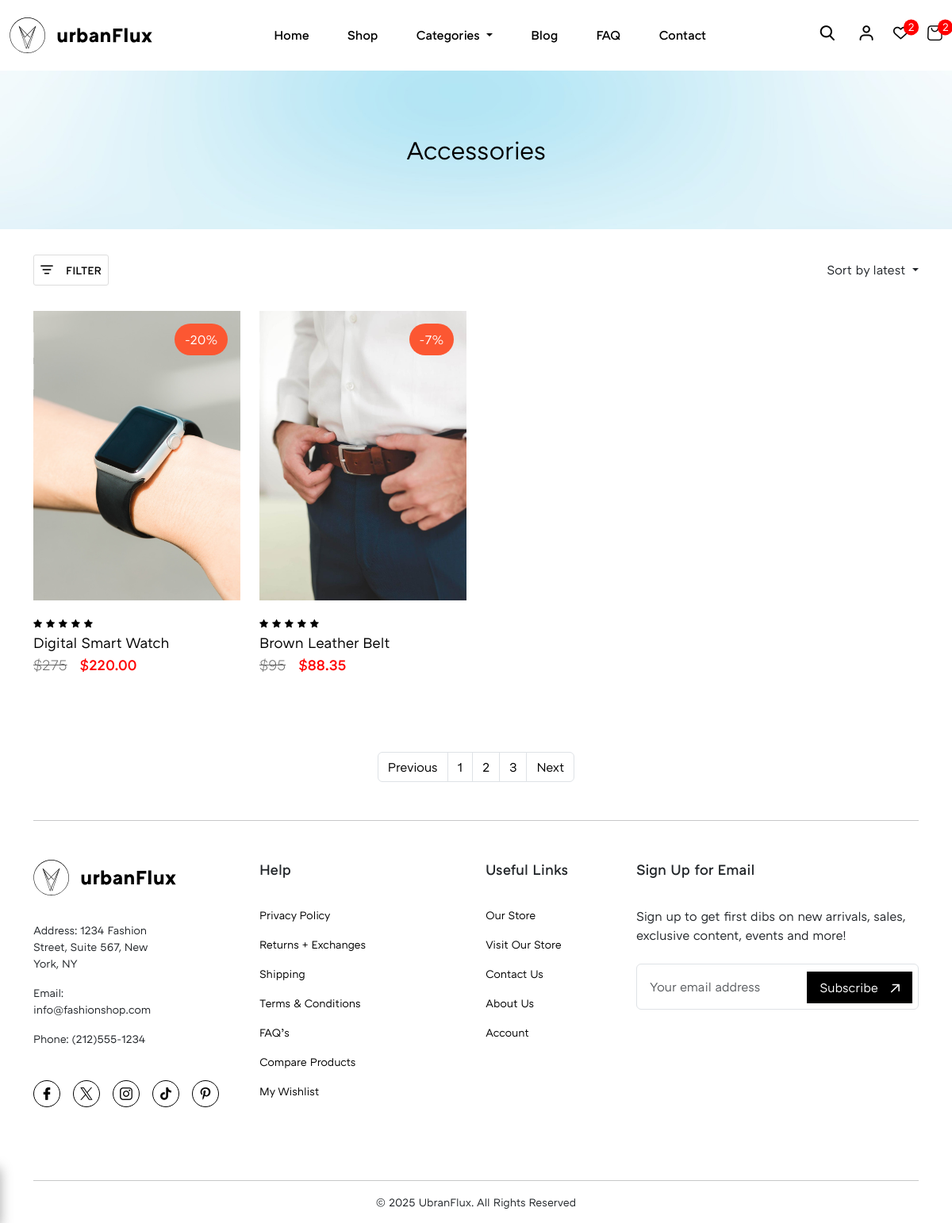
/category/15, run on the app's committed database.
### Site_Settings/models.py (models this page shows)
class Site_Settings(models.Model):
    estimated_delivery = models.TextField(max_length= 200, null=True)
    return_time = models.TextField(max_length= 200 , null=True)
    site_logo = models.FileField(upload_to='site_logo', validators=[validate_logo])
    theme_hero_section = models.ImageField(upload_to= 'theme_hero_section')
    tax_rate = models.IntegerField()
    product_policies = models.TextField(max_length=400)
    class Meta:
        verbose_name = ''
        verbose_name_plural = 'Site Settings'

### Category/models.py (models this page shows, shortened)
class Category(models.Model):
    category_name = models.CharField(max_length=255, unique=True)
    cat_image = models.ImageField(upload_to= 'Categories', null=True, blank=True)
    slug =models.SlugField(max_length=100, unique=True)
    TYPE_CHOICES = [
        ('FORMAL', 'Formal'),
        ('LUXURY', 'Luxury'),
    ]
    type = models.CharField(max_length=20, choices=TYPE_CHOICES, null=True, blank=True)
    type_description = models.CharField(max_length=100, null=True, blank=True)
    type_button = models.CharField(max_length=20, null=True, blank=True)
    class Meta:
        verbose_name= ''
        verbose_name_plural = 'Categories'

### Store/models.py (models this page shows, shortened)
class Store(models.Model):
    product_name = models.CharField(max_length=100)
    price = models.IntegerField(null=True)
    product_type = models.CharField(max_length=15, blank=True)
    description = models.TextField(max_length=500)
    Color_1 = models.CharField(max_length=20 , null=True)
    Color_2 = models.CharField(max_length=20, null=True , blank=True)
    Color_3 = models.CharField(max_length=20, null=True , blank=True)
    Feature_1 = models.CharField(max_length=50)
    Feature_2 = models.CharField(max_length=50, null=True , blank=True)
    Feature_3 = models.CharField(max_length=50, null=True , blank=True)
    Size_1 = models.CharField(max_length=20 , null=True)
    Size_2 = models.CharField(max_length=20, null=True , blank=True)
    Size_3 = models.CharField(max_length=20, null=True , blank=True)
    Materials_Care_1 = models.CharField(max_length=50, null=True)
    Materials_Care_2 = models.CharField(max_length=50, null=True , blank=True)
    Materials_Care_3 = models.CharField(max_length=50, null=True , blank=True)
    stock = models.IntegerField()
    sale = models.IntegerField(null=True, blank=True)
    is_available = models.BooleanField(default = True)
    slug =models.SlugField(max_length=100, unique=True)
    Image = models.ImageField(upload_to='Products')
    product_image_1 = models.ImageField(upload_to='Products')
    product_image_2 = models.ImageField(upload_to='Products')
    product_image_3 = models.ImageField(upload_to='Products')
    category = models.ForeignKey(Category, on_delete=models.CASCADE)
    class Meta():
        verbose_name = ''
        verbose_name_plural = 'Product'

### urbax_Flux/views.py (the view)
# urls.py: path('category/', views.product_category, name='category'),
def product_category(request, category):
    categories =  Category.objects.all()
    category_obj = get_object_or_404(Category, id=category)
    product_by_cat = Store.objects.filter( category_id=category)
    site_settings = Site_Settings.objects.all()
    Data = {
        "site_settings_data": site_settings,
        "categories_data": categories,
        "cat_obj" : category_obj,
        "product_by_cat_data" : product_by_cat
    }
    return render(request, 'category.html' , Data)

### Store/templatetags/custom_tags.py (called while the page is built)
@register.simple_tag
def calculate_discount_price(price, sale):
    try:
        price = float(price)  # Convert price to float
        sale = float(sale)    # Convert sale to float
        if price is not None and sale is not None:
            discounted_price = price * (1 - sale / 100)  # Calculate discounted price
            return floatformat(discounted_price, 2)
    except (ValueError, TypeError):
        pass  # If conversion fails, return the original price
    return price  # If there's no sale or conversion fails, return the original price

### templates/category.html (shortened to what this page needs)
{% load custom_tags %}
{% include 'header.html' %}
<main class="main-content">
    <section class="theme-hero-section">
        <figure>
            {% for theme in site_settings_data %}
            <img src="{{theme.theme_hero_section.url}}" alt="">
            {% endfor %}
            <figcaption>
                <h4 class="main-heading-font-medium">{{cat_obj.category_name}}</h4>
            </figcaption>
        </figure>
    </section>
    <div class="theme-filters-container">
        <div class="container">
            <div class="theme-filters-container-inner align-center-bet">
                <button class="align-center theme-filter-button light-border" id="filter_button"><i
                        class="filter-close icon-filter-icon"></i><small>FILTER</small></button>
                <div class="nav-item dropdown">
                    <a class="nav-link dropdown-toggle" href="#" id="navbarDropdown" role="button"
                        data-bs-toggle="dropdown" aria-expanded="false">
                        Sort by latest
                    </a>
                </div>
            </div>
        </div>
    </div>
    <section class="theme-product-cards">
        <div class="container">
            <div class="theme-product-cards-inner">
                <div class="row">
                    {% for c in product_by_cat_data %}
                    <div class="col-md-6 col-lg-4 col-xl-3">
                        <div class="product-cards">
                            <a href="{% url 'product-detail' c.id %}">
                                <figure>
                                    <img loading="lazy" src="{{c.Image.url}}" alt="">
                                    <figcaption {% if c.category.type == 'LUXURY' %} class="class-prod luxury-prod" {% elif c.category.type == 'FORMAL' %} class="class-prod formal-prod" {% else %}{% endif %}>
                                        {% if c.sale %}
                                        <span class="sale-off">-{{c.sale}}%</span>
                                        {% else %}
                                        <span class="d_none"></span>
                                        {% endif %}
                                    </figcaption>
                                </figure>
                            </a>
                            <div class="info">
                                <span><i class="icon-rating"></i></span>
                                <span><i class="icon-rating"></i></span>
                                <span><i class="icon-rating"></i></span>
                                <span><i class="icon-rating"></i></span>
                                <span><i class="icon-rating"></i></span>
                                <a href="{% url 'product-detail' c.id %}"
                                    class="product-carousel-anchor">{{c.product_name}}</a>
                                    {% if c.sale >= 1 %}
                                        <small class="before-price">${{c.price}}</small><span><small  class="red_color px-3  ">${% calculate_discount_price c.price c.sale %}</small></span>
                                        {% else %}
                                      <small  class="{% if c.category.type == 'LUXURY' %} luxury_color {% endif %}">${{c.price}}</small>
                                      {% endif %}
                            </div>
                        </div>
                    </div>
                    {% endfor %}
                </div>
            </div>
            <div class="pagination just-center my-5">
                <nav aria-label="Page navigation example">
                    <ul class="pagination">
                        <li class="page-item"><a class="page-link" href="#">Previous</a></li>
                        <li class="page-item"><a class="page-link" href="#">1</a></li>
                        <li class="page-item"><a class="page-link" href="#">2</a></li>
                        <li class="page-item"><a class="page-link" href="#">3</a></li>
                        <li class="page-item"><a class="page-link" href="#">Next</a></li>
                    </ul>
                </nav>
            </div>
        </div>
    </section>
</main>
{% include 'footer.html' %}

### templates/header.html (shortened to what this page needs)
{% load static %}
<!DOCTYPE html>
<html lang="en">
<head>
  <link rel="stylesheet" href="{% static 'assets/libs/swiper.css' %}">
  <link rel="stylesheet" href=" {% static 'assets/css/main.css' %}">
</head>
<body>
  <div class="site-wrapper">
    <header class="header">
      <nav class="navbar navbar-expand-lg main-navbar">
        <div class="container container-lg">
          {% for logo in site_settings_data %}
          <a class="navbar-brand" href="#">
            <img src="{{logo.site_logo.url}}" class="site-logo" alt="">
          </a>
          {% endfor %}
          <div class="collapse navbar-collapse" id="navbarSupportedContent">
            <ul class="navbar-nav me-auto mb-2 mb-lg-0">
              <li class="nav-item  nav-bar-links">
                <a class="nav-link active" aria-current="page" href="{% url 'home' %}">Home</a>
              </li>
              <li class="nav-item nav-bar-links">
                <a class="nav-link" href="{% url 'shop' %}">Shop</a>
              </li>
              <li class="nav-item dropdown nav-bar-links">
                <a class="nav-link dropdown-toggle" href="#" id="navbarDropdown" role="button" data-bs-toggle="dropdown"
                  aria-expanded="false">
                  Categories
                </a>
              </li>
              <li class="nav-item nav-bar-links">
                <a class="nav-link" href="#">Blog</a>
              </li>
              <li class="nav-item nav-bar-links">
                <a class="nav-link" href="#">FAQ</a>
              </li>
              <li class="nav-item nav-bar-links">
                <a class="nav-link" href="#">Contact</a>
              </li>
            </ul>
            <ul class="nav-right-links align-center">
                <li>
                  <button class="lg-hide links-hover" id="search-btn"><i  class="icon-search"></i></button>
                </li>
              <li><a href="{% url 'login' %}" class="links-hover lg-hide"><i class="icon-login"></i></a></li>
              <li><a href="{% url 'wishlist' %}" class="links-hover lg-hide count"><i class="icon-favourite"></i><span><small>2</small></span></a></li>
              <li><a href="{% url 'Shopping-cart' %}" class="links-hover lg-hide count"><i class="icon-cart"></i><span><small>2</small></span></a></li>
            </ul>
          </div>
        </div>
      </nav>
    </header>

### templates/footer.html (shortened to what this page needs)
{% load static %}
<footer class="footer">
    <div class="container">
      <hr class="my-5">
      <div class="footer-inner">
        <div class="row">
          <div class="col-md-12 col-lg-6 col-xl-2">
            <div class="col-inner">
              {% for logo in site_settings_data %}
              <img loading="lazy" src="{{logo.site_logo.url}}" class="site-logo" alt="">
              {% endfor %}
              <ul class="mb-5">
                <li>
                  <small>Address: 1234 Fashion Street, Suite 567,
                    New York, NY</small>
                </li>
                <li>
                  <small>Email: info@fashionshop.com</small>
                </li>
                <li>
                  <small>Phone: (212)555-1234</small>
                </li>
              </ul>
              <ul class="footer-social-media-icons">
                <li><a href=""><i class="icon-facebook"></i></a></li>
                <li><a href=""><i class="icon-twitter"></i></a></li>
                <li><a href=""><i class="icon-instagram"></i></a></li>
                <li><a href=""><i class="icon-tiktok"></i></a></li>
                <li><a href=""><i class="icon-pinterest"></i></a></li>
              </ul>
            </div>
          </div>
          <div class="col-md-12 col-lg-6 col-xl-2 offset-xl-1">
            <div class="col-inner">
              <strong class="col-title">Help</strong>
              <ul>
                <li><a href=""><small>Privacy Policy</small></a></li>
                <li><a href=""><small>Returns + Exchanges</small></a></li>
                <li><a href=""><small>Shipping</small></a></li>
                <li><a href=""><small>Terms & Conditions</small></a></li>
                <li><a href=""><small>FAQ’s</small></a></li>
                <li><a href=""><small>Compare Products</small></a></li>
                <li><a href=""><small>My Wishlist</small></a></li>
              </ul>
            </div>
          </div>
          <div class="col-md-12 col-lg-6 col-xl-2 offset-xl-1">
            <div class="col-inner">
              <strong class="col-title">Useful Links</strong>
              <ul>
                <li><a href=""><small>Our Store</small></a></li>
                <li><a href=""><small>Visit Our Store</small></a></li>
                <li><a href=""><small>Contact Us</small></a></li>
                <li><a href=""><small>About Us</small></a></li>
                <li><a href=""><small>Account</small></a></li>
              </ul>
            </div>
          </div>
          <div class="col-md-12 col-lg-6 col-xl-4">
            <div class="col-inner">
              <strong class="col-title">Sign Up for Email</strong>
              <p class="mb-4">Sign up to get first dibs on new arrivals, sales, exclusive content, events and more!</p>
              <form class="row g-3">
                <div class="col-md-12 news-letter-input">
                  <input type="email" class="form-control" placeholder="Your email address" id="inputEmail4">
                  <button type="submit" class="news-letter-subscribe subscribe-button">Subscribe<i class="icon-theme-link link-arrow"></i></button>
                </div>
              </form>
            </div>
          </div>
        </div>
      </div>
      <hr class="mt-5">
      <div class="copyright mb-3 just-center">
          <small>&copy 2025 UbranFlux. All Rights Reserved</small>
      </div>
    </div>
  </footer>
</div>
</body>
</html>

### data on the page
Site_Settings: site_logo (picture), theme_hero_section (picture)
Category: category_name "Accessories"
Store: Image (picture), sale "20", product_name "Digital Smart Watch", price "275", price+sale "220.00"
Store: Image (picture), sale "7", product_name "Brown Leather Belt", price "95", price+sale "88.35"
